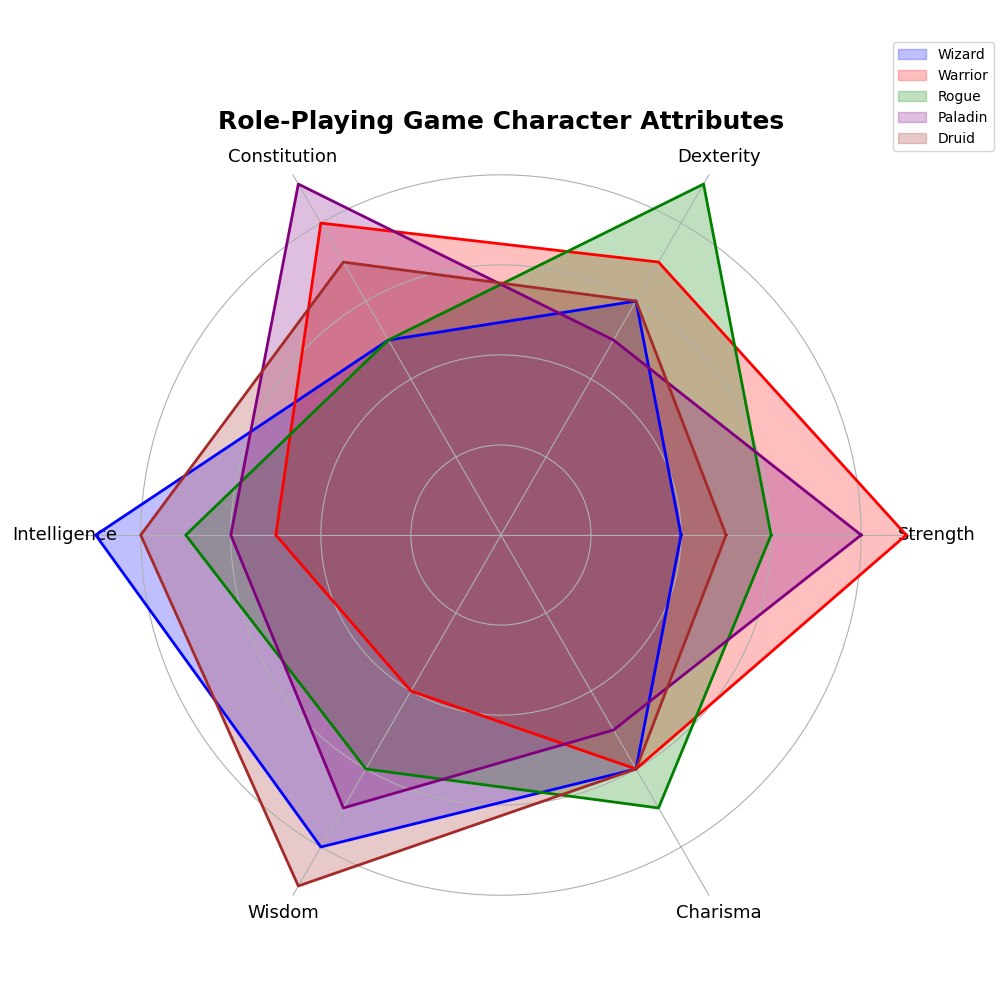

Python code for this plot:
import matplotlib.pyplot as plt
import numpy as np

# Define the categories for character attributes
categories = ['Strength', 'Dexterity', 'Constitution', 'Intelligence', 'Wisdom', 'Charisma']
n_vars = len(categories)

# Characters' attribute scores
wizard = [4, 6, 5, 9, 8, 6]
warrior = [9, 7, 8, 5, 4, 6]
rogue = [6, 9, 5, 7, 6, 7]
paladin = [8, 5, 9, 6, 7, 5]
druid = [5, 6, 7, 8, 9, 6]

# Repeat the first value to close the radar chart loop
wizard += wizard[:1]
warrior += warrior[:1]
rogue += rogue[:1]
paladin += paladin[:1]
druid += druid[:1]

# Calculate angles for each category (including closure)
angles = np.linspace(0, 2 * np.pi, n_vars, endpoint=False).tolist()
angles += angles[:1]

# Initialize the radar chart
fig, ax = plt.subplots(figsize=(10, 10), subplot_kw=dict(polar=True))

# Plot each character and fill the areas
ax.fill(angles, wizard, color='blue', alpha=0.25, label='Wizard')
ax.plot(angles, wizard, color='blue', linewidth=2)

ax.fill(angles, warrior, color='red', alpha=0.25, label='Warrior')
ax.plot(angles, warrior, color='red', linewidth=2)

ax.fill(angles, rogue, color='green', alpha=0.25, label='Rogue')
ax.plot(angles, rogue, color='green', linewidth=2)

ax.fill(angles, paladin, color='purple', alpha=0.25, label='Paladin')
ax.plot(angles, paladin, color='purple', linewidth=2)

ax.fill(angles, druid, color='brown', alpha=0.25, label='Druid')
ax.plot(angles, druid, color='brown', linewidth=2)

# Set the labels for each category
ax.set_xticks(angles[:-1])
ax.set_xticklabels(categories, fontsize=13)

# Title and legend
plt.title('Role-Playing Game Character Attributes', size=18, weight='bold', va='top')
ax.legend(loc='upper right', bbox_to_anchor=(1.1, 1.1))

# Hide y-ticks and customize axis
ax.set_yticklabels([])
ax.set_rlabel_position(0)
ax.spines['polar'].set_visible(False)

# Improve layout
plt.tight_layout()

# Display the plot
plt.show()
